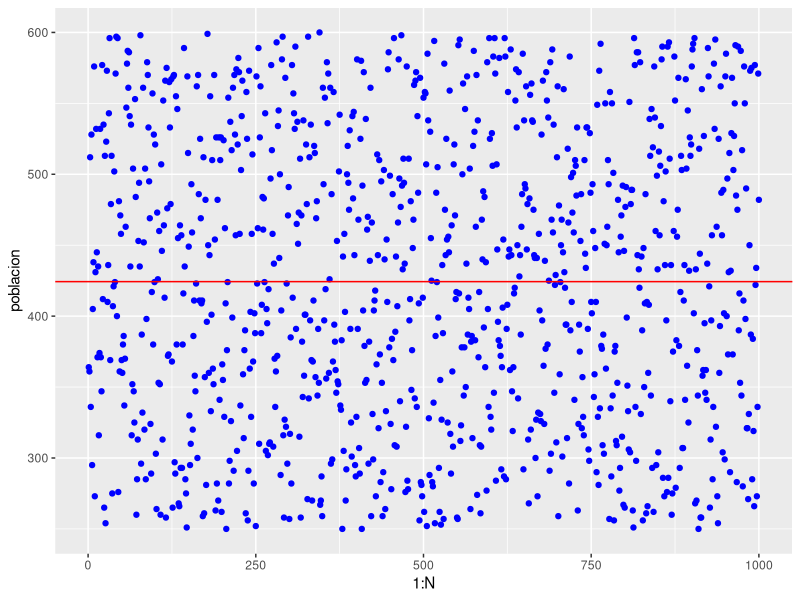

Here is the R script that generated this plot:
## ---- chunk 1
library(ggplot2)

## ---- chunk 2
set.seed(022022) 
## ---- chunk 3
poblacion <- sample(x = 250:600, 
                    size = 1000, 
                    replace = TRUE)   # Sacar una muestra
poblacion

## ---- chunk 4
N <- length(poblacion)
N

## ---- chunk 5
n <- N * 0.10 
muestra <- sample(x = poblacion, size = n, replace = FALSE)
muestra

## ---- chunk 6
media.p <- mean(poblacion)
media.p

## ---- chunk 7
media.m <- mean(muestra)
media.m


## ---- chunk 8
str(poblacion)
str(muestra)

## ---- chunk 9
summary(poblacion)
summary(muestra)

## ---- chunk 10
ggplot()+
  geom_point(aes(x = 1:N, y = poblacion), col='blue') + 
  geom_hline(yintercept = media.p, col='red')

